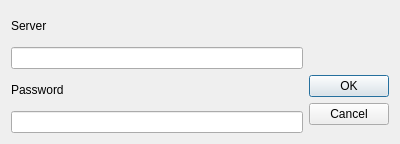
<?xml version="1.0" encoding="UTF-8"?>
<ui version="4.0">
 <class>Dialog</class>
 <widget class="QDialog" name="Dialog">
  <property name="geometry">
   <rect>
    <x>0</x>
    <y>0</y>
    <width>400</width>
    <height>144</height>
   </rect>
  </property>
  <property name="windowTitle">
   <string>Dialog</string>
  </property>
  <layout class="QGridLayout" name="gridLayout">
   <item row="3" column="1">
    <widget class="QLineEdit" name="lineEdit_2"/>
   </item>
   <item row="0" column="1">
    <widget class="QLabel" name="label">
     <property name="text">
      <string>Server</string>
     </property>
    </widget>
   </item>
   <item row="1" column="1">
    <widget class="QLineEdit" name="lineEdit"/>
   </item>
   <item row="2" column="1">
    <widget class="QLabel" name="label_2">
     <property name="text">
      <string>Password</string>
     </property>
    </widget>
   </item>
   <item row="2" column="2" rowspan="2">
    <widget class="QDialogButtonBox" name="buttonBox">
     <property name="orientation">
      <enum>Qt::Vertical</enum>
     </property>
     <property name="standardButtons">
      <set>QDialogButtonBox::Cancel|QDialogButtonBox::Ok</set>
     </property>
    </widget>
   </item>
  </layout>
 </widget>
 <resources/>
 <connections>
  <connection>
   <sender>buttonBox</sender>
   <signal>accepted()</signal>
   <receiver>Dialog</receiver>
   <slot>accept()</slot>
   <hints>
    <hint type="sourcelabel">
     <x>248</x>
     <y>254</y>
    </hint>
    <hint type="destinationlabel">
     <x>157</x>
     <y>274</y>
    </hint>
   </hints>
  </connection>
  <connection>
   <sender>buttonBox</sender>
   <signal>rejected()</signal>
   <receiver>Dialog</receiver>
   <slot>reject()</slot>
   <hints>
    <hint type="sourcelabel">
     <x>316</x>
     <y>260</y>
    </hint>
    <hint type="destinationlabel">
     <x>286</x>
     <y>274</y>
    </hint>
   </hints>
  </connection>
 </connections>
</ui>
